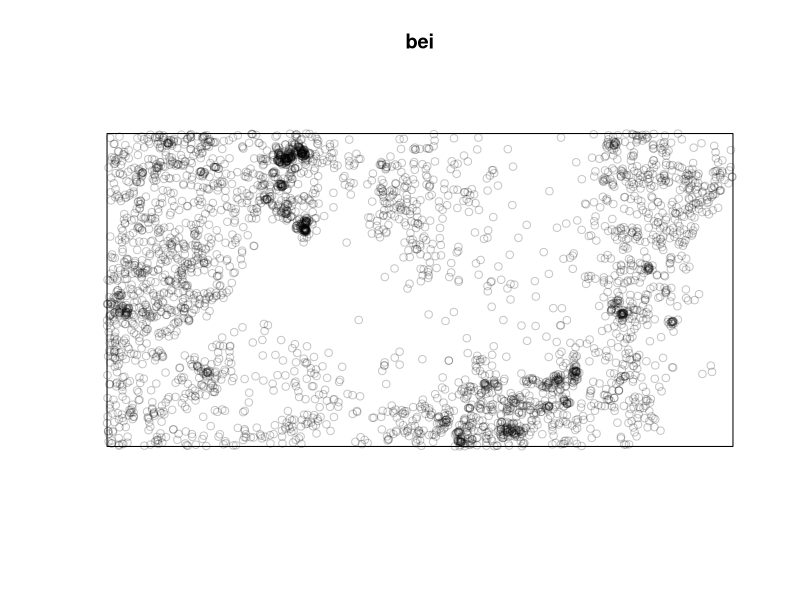
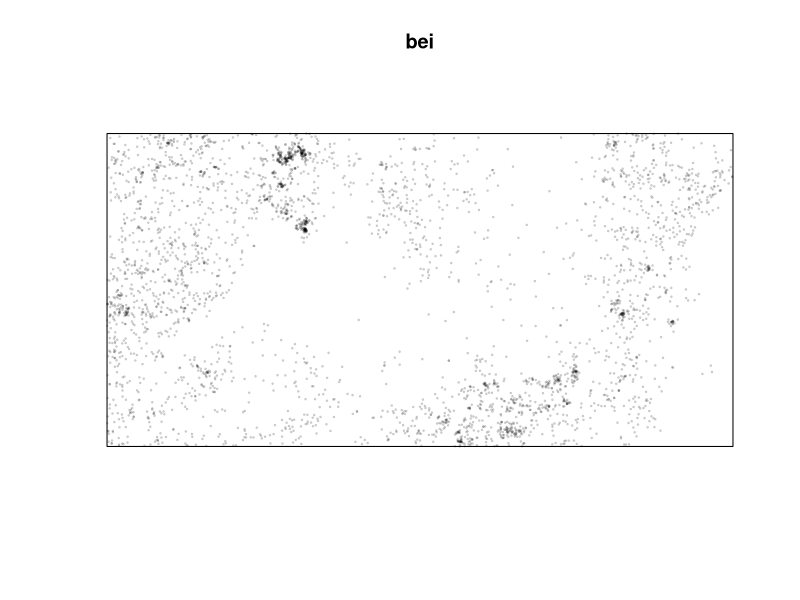
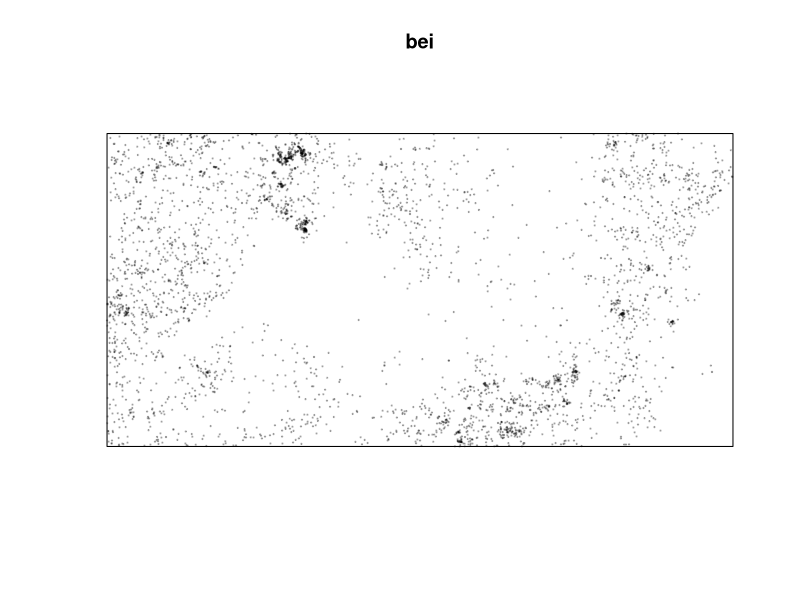
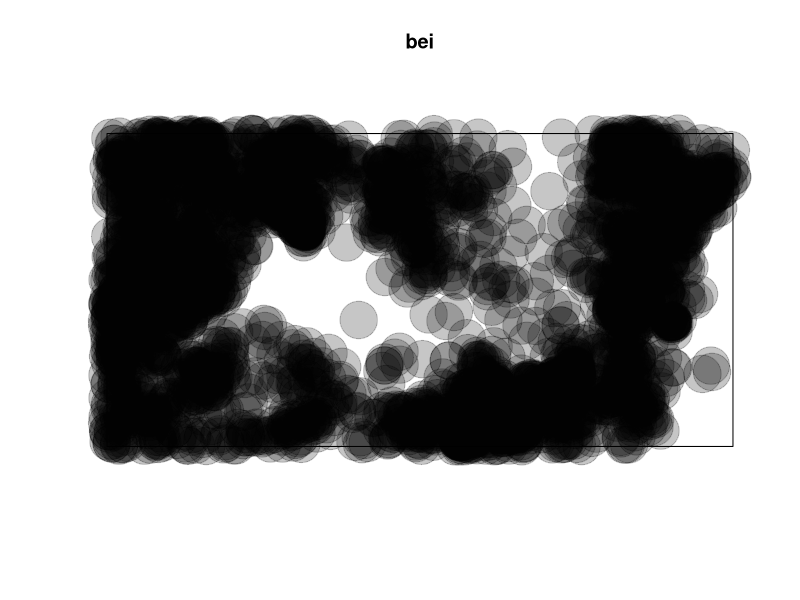
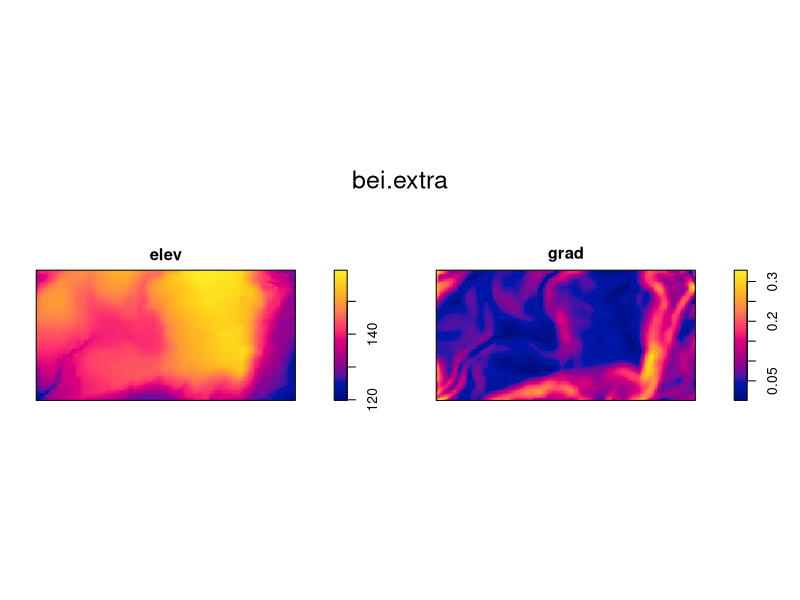
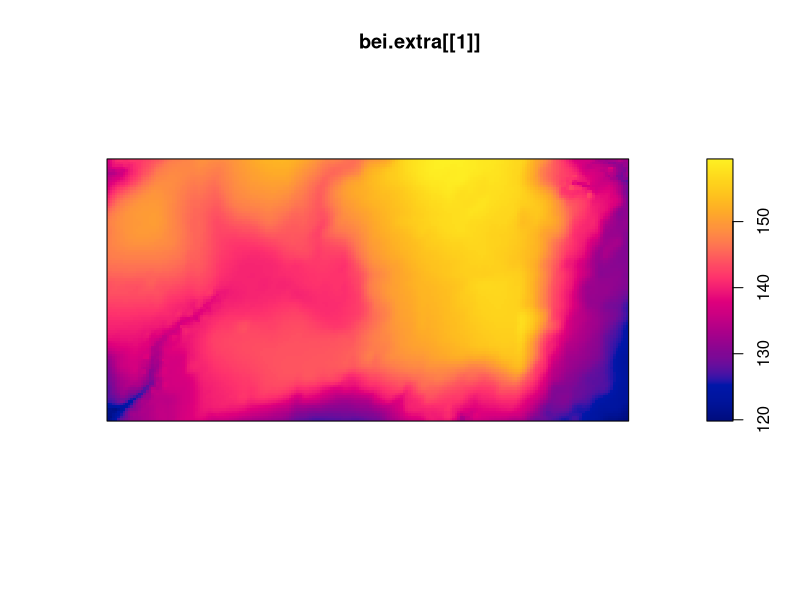
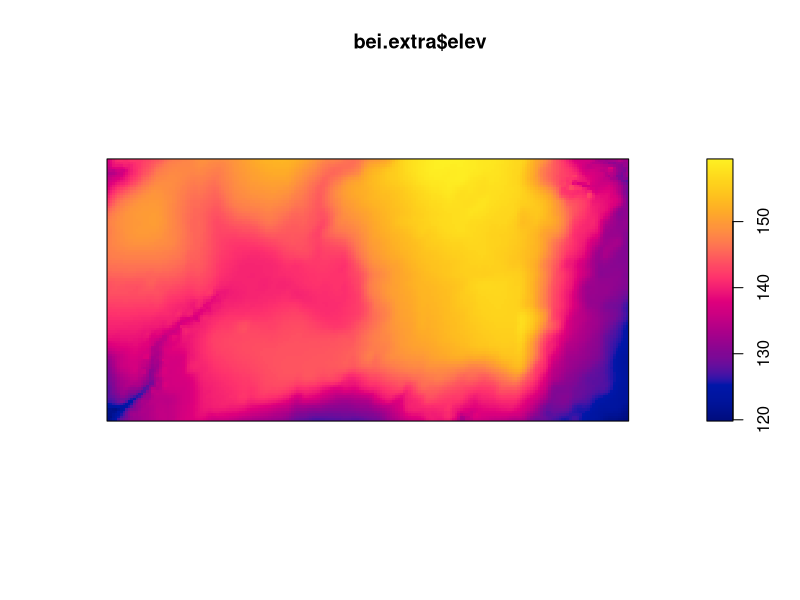
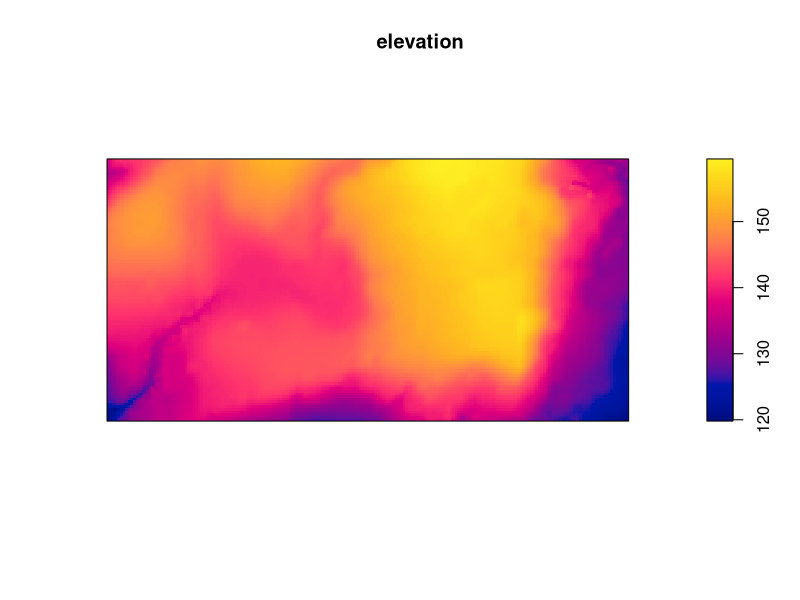

Here is the R script that generated these plots, in order:
##Code related to population ecology

#A package is needed for point pattern analysis
install.packages("spatstat") #putting external data inside R
library(spatstat) #to use the package you need the function library
install.packages("terra")
library(terra)

#Let's use the bei dataset, related to trees in the tropical forest
#Data description
#https://CRAN.R-project.org/package=spatstat

bei 

plot (bei) #plotting the data
plot(bei, cex =.2) #changing dimension - cex
plot(bei, cex=.2, pch=19) #changing the symbol
plot(bei, pch=19, cex=5)

bei.extra #addictional dataset
plot(bei.extra) #there are 2 variables inside, elevation and gradient
plot(bei.extra[[1]]) #I just want the first plot of bei.extra

#Using only part of the dataset - elev
plot(bei.extra$elev)
elevation <- bei.extra$elev
plot(elevation)

#Other method to select elements
elev <- bei.extra[[1]] 
plot(elev)

density_map <- density(bei) #passing from points to a continuous surface
density_map #tells you in console that it uses pixels instead of points
points(bei, cex=.2) #adding points to the continuous surface


##MULTIFRAME (mf) - put more than one plot together
par(mfrow=c(1,2)) #stating that mf has 1 row and 2 columns
plot(elev)
plot(density_map) 
#after doing par, you decide which plots you want to put in it
par(mfrow=c(2,1)) #my new mf has 2 rows and 1 column
plot(elev)
plot(density_map)
#doing so you can see that at higher elevations you have less trees

#Exercise
par(mfrow=c(1,3))
plot(elev)
plot(density_map)
plot(bei)
#created a new mf with 3 variables 

#To CHANGE THE COLORS of the graph
c1 <- colorRampPalette(c("black", "red", "orange","yellow"))(100)
#the 100 are the number of color's shades that will appear in the graph  
plot(bei.extra[[1]], col=c1) #Changed the colors of the graph
plot(density_map, col=c1) #same thing with the other graph

#Exercise
cl2 <- colorRampPalette(c("cyan3", "bisque", "blueviolet", "coral3"))(100)
plot(density_map, col=cl2) 
